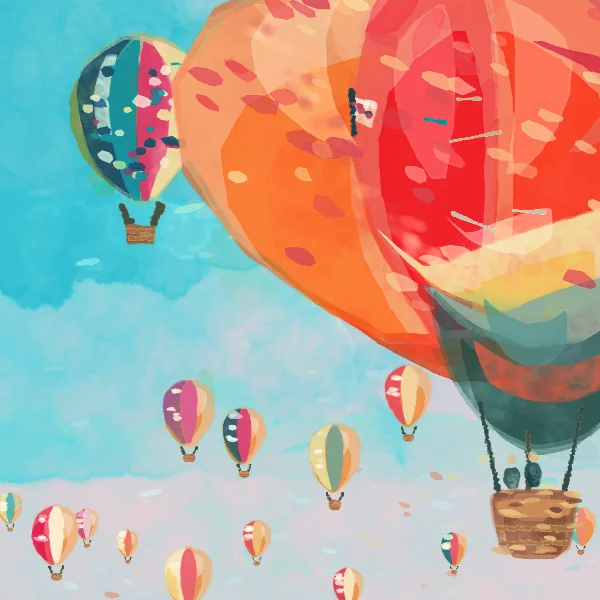
#> input picture draw/stills/balloons.webp, 600 x 600 px
$ python analyze_image.py ../../../draw/stills/balloons.webp --out out.png
#> lines starting #> are read from the running program, lines starting #| are printed output that depends on the picture
#!/usr/bin/env python3
"""Turn a user photo into drawing aids: the photo fitted into the square painting with a
coordinate grid, the photo's own colours for the brief (air, ground, life, accent, light;
compose.py lifts them into the painting's clean register), and rough layout facts.

It does NOT recognise objects. Look at grid.png yourself, then read positions
(0-1, x right, y down) straight off the grid labels when writing the plan.

  python3 analyze_image.py photo.jpg --out WORKDIR [--crop-x 0.5] [--crop-y 0.5]

Writes WORKDIR/grid.png, WORKDIR/colours.json, WORKDIR/layout.json.
"""
import argparse, colorsys, json, math
from pathlib import Path
from PIL import Image, ImageDraw, ImageFont


# [4 lines left out: function square_crop, not called in this run]


def font(size):
    for f in ['/System/Library/Fonts/PingFang.ttc', '/Library/Fonts/Arial Unicode.ttf', '/System/Library/Fonts/Helvetica.ttc']:
        try: return ImageFont.truetype(f, size)
        except OSError: pass
    return ImageFont.load_default()


def grid_image(sq, path):
    w0, h0 = sq.size; W, H = (800, round(800 * h0 / w0)) if w0 >= h0 else (round(800 * w0 / h0), 800)
    im = sq.convert('RGB').resize((W, H)); d = ImageDraw.Draw(im, 'RGBA'); f = font(15)
    for i in range(11):
        strong = i % 5 == 0; x = round(i * W / 10); y = round(i * H / 10)
        d.line([(x, 0), (x, H)], fill=(255, 255, 255, 200 if strong else 120), width=2 if strong else 1)
        d.line([(0, y), (W, y)], fill=(255, 255, 255, 200 if strong else 120), width=2 if strong else 1)
    for i in range(10):
        for j in range(10):
            d.text((round(i * W / 10) + 3, round(j * H / 10) + 2), f'{i/10:.1f},{j/10:.1f}', font=f, fill=(0, 0, 0, 255), stroke_width=2, stroke_fill=(255, 255, 255, 255))
    im.save(path)


def fit_square(im):
    """Default: the skill paints a square. Fit the WHOLE photo into it (nothing important is
    cropped) and fill the side margins with the photo's own colours, softly extended, the way
    the brief should extend the wall/sky/ground into that space. Grid coordinates are square."""
    from PIL import ImageFilter
    w, h = im.size; S = max(w, h)
    # margins = the backdrop continued: the colour of the photo's top band (wall/sky) fading into its
    # bottom band (floor/ground), never a stretched copy of the subjects
    def mean(box):
        reg = im.crop(box).resize((24, 24)); px = list(reg.get_flattened_data() if hasattr(reg, 'get_flattened_data') else reg.getdata())
        return tuple(sum(c[i] for c in px) // len(px) for i in range(3))
    top, bot = (mean((0, 0, w, max(1, h // 5))), mean((0, h - max(1, h // 10), w, h))) if h >= w else (mean((0, 0, max(1, w // 10), h)), mean((w - max(1, w // 10), 0, w, h)))
    bg = Image.new('RGB', (S, S))
    for i in range(S):
        k = max(0, min(1, (i / S - .7) / .25))
        col = tuple(round(top[j] * (1 - k) + bot[j] * k) for j in range(3))
        if h >= w: bg.paste(col, (0, i, S, i + 1))
        else: bg.paste(col, (i, 0, i + 1, S))
    bg = bg.filter(ImageFilter.GaussianBlur(S / 60))
    canvas = Image.new('RGB', (S, S)); canvas.paste(bg, (0, 0)); canvas.paste(im, ((S - w) // 2, (S - h) // 2))
    return canvas, ((S - w) / 2 / S, (S - h) / 2 / S, (S + w) / 2 / S, (S + h) / 2 / S), {'width': 600, 'height': 600}


# [11 lines left out: function fit_frame, not called in this run]


def hls(rgb): return colorsys.rgb_to_hls(*[c / 255 for c in rgb])
def hexc(h, l, s): return '#' + ''.join(f'{round(c * 255):02x}' for c in colorsys.hls_to_rgb(h % 1, max(0, min(1, l)), max(0, min(1, s))))


def clusters(px, k=10):
    """Median-cut via PIL quantize; returns [(share, rgb)] sorted by share."""
    q = Image.new('RGB', (len(px), 1)); q.putdata(px)
    pal = q.quantize(colors=k, method=Image.Quantize.MEDIANCUT)
    counts = sorted(pal.getcolors(), reverse=True); flat = pal.getpalette()
    return [(n / len(px), tuple(flat[i * 3:i * 3 + 3])) for n, i in counts]


def hue_dist(a, b): return min(abs(a - b), 1 - abs(a - b))


def photo_colours(sq):
    """The photo's own colours for the brief's `colours` (air, ground, life, accent, light).
    compose.py lifts them into the painting's register; nothing is swapped for a preset."""
    w, h = sq.size
    def region(box):
        im = sq.crop(box).convert('RGB').resize((48, 48)); px = list(im.get_flattened_data() if hasattr(im, 'get_flattened_data') else im.getdata())
        return clusters(px, 8)
    def dominant(cs, pick=None):
        cs = [c for c in cs if pick is None or pick(*hls(c[1]))] or cs
        share, rgb = max(cs, key=lambda c: c[0]); return '#%02x%02x%02x' % rgb
    top = [c for c in region((0, 0, w, h * 2 // 5)) if c[0] > .12]
    air = '#%02x%02x%02x' % max(top, key=lambda c: hls(c[1])[1] + c[0] * .3)[1] if top else dominant(region((0, 0, w, h * 2 // 5)))  # sky or wall: the large light area up top
    ground = dominant(region((0, h * 3 // 5, w, h)))
    small = sq.convert('RGB').resize((96, 96)); px = list(small.get_flattened_data() if hasattr(small, 'get_flattened_data') else small.getdata())
    cs = clusters(px, 16)
    life = dominant(cs, lambda hh, l, s: .17 < hh < .5 and s > .12 and .06 < l < .7)  # greens / blue-greens if any, else the main mid tone
    if life == dominant(cs): life = dominant(cs, lambda hh, l, s: .2 < l < .6)
    # accent: the most strongly coloured hue, even if small (a yellow coat, a red bloom)
    bins = [0] * 24
    for rgb in px:
        hh, l, s = hls(rgb)
        if s > .45 and .22 < l < .82: bins[int(hh * 24) % 24] += s * s
    i = max(range(24), key=lambda k: bins[k])
    acc = colorsys.hls_to_rgb((i + .5) / 24, .55, .75) if bins[i] > 3 else hls_to_rgb_tuple(hls(cs[0][1]))
    accent = '#%02x%02x%02x' % tuple(round(v * 255) for v in acc)
    return {'air': air, 'ground': ground, 'life': life, 'accent': accent, 'light': '#fff3d9'}


def hls_to_rgb_tuple(h): return colorsys.hls_to_rgb(h[0], .55, max(.5, h[2]))


def layout(sq):
    g = sq.convert('L').resize((60, 60)); a = list(g.get_flattened_data() if hasattr(g, 'get_flattened_data') else g.getdata())
    rows = [sum(a[r * 60:(r + 1) * 60]) / 60 for r in range(60)]
    jumps = [(abs(rows[r + 3] - rows[r]), r) for r in range(5, 54)]
    horizon = (max(jumps)[1] + 1.5) / 60
    best = max(((sum(a[(r + i) * 60 + c + j] for i in range(6) for j in range(6)), r, c) for r in range(0, 54, 3) for c in range(0, 54, 3)))
    bands = [round(sum(rows[i * 6:(i + 1) * 6]) / 6 / 255, 2) for i in range(10)]
    return {'horizon_guess': round(horizon, 2), 'brightest_area_center': [round((best[2] + 3) / 60, 2), round((best[1] + 3) / 60, 2)],
            'row_brightness_top_to_bottom': bands,
            'note': 'Guesses from brightness only. Confirm on grid.png; the horizon guess can land on any strong edge.'}


if __name__ == '__main__':
    p = argparse.ArgumentParser(description=__doc__, formatter_class=argparse.RawDescriptionHelpFormatter)
    p.add_argument('image'); p.add_argument('--out', required=True)
    p.add_argument('--keep-aspect', action='store_true', help='keep the photo shape (2:3..3:2) — ONLY when the user asks for portrait/landscape/original ratio')
    p.add_argument('--crop', action='store_true', help='square crop instead of fitting the whole photo (may cut subjects)')
    p.add_argument('--crop-x', type=float, default=.5, help='with --crop: crop centre 0-1 for wide photos')
    p.add_argument('--crop-y', type=float, default=.5, help='crop centre 0-1 for tall photos')
    a = p.parse_args()
    out = Path(a.out); out.mkdir(parents=True, exist_ok=True)
    im = Image.open(a.image)
#> im is the input picture: PIL image 600x600 RGB; mean R, G, B 183.4, 165.4, 154.5
    if a.keep_aspect: sq, box, canvas = fit_frame(im.convert('RGB'))   # only when the user asks for portrait/landscape/original ratio
    elif a.crop: sq, box = square_crop(im.convert('RGB'), a.crop_x, a.crop_y); canvas = {'width': 600, 'height': 600}
    else: sq, box, canvas = fit_square(im.convert('RGB'))
#> in mean, `reg = im.crop(box).resize((24, 24))`:
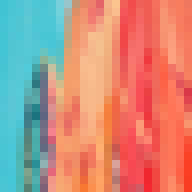
#> reg: PIL image 24x24 RGB (shown 8 times larger); mean R, G, B 196.7, 141.2, 125.2
#> in mean, `px = list(reg.get_flattened_data() if hasattr(reg, 'get_flattened_data`: px = 576 items, first 6: (67, 194, 211), (74, 197, 211), (80, 198, 213), (89, 200, 213), (79, 198, 211), (75, 197, 211)
#> call 2 of mean, with box = (0, 540, 600, 600)
#> in mean (call 2), `reg = im.crop(box).resize((24, 24))`:
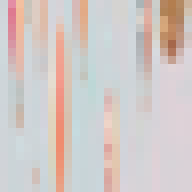
#> reg: PIL image 24x24 RGB (shown 8 times larger); mean R, G, B 210.3, 201.3, 199
#> in mean (call 2), `px = list(reg.get_flattened_data() if hasattr(reg, 'get_flattened_data`: px = 576 items, first 6: (207, 212, 216), (228, 141, 165), (243, 192, 160), (200, 196, 186), (222, 204, 195), (224, 188, 172)
#> in fit_square, `top, bot = (mean((0, 0, w, max(1, h // 5))), mean((0, h - max(1, h // ..`: top = (196, 141, 125); bot = (210, 201, 199)
#> after the loop in fit_square, `for i in range(S):`:
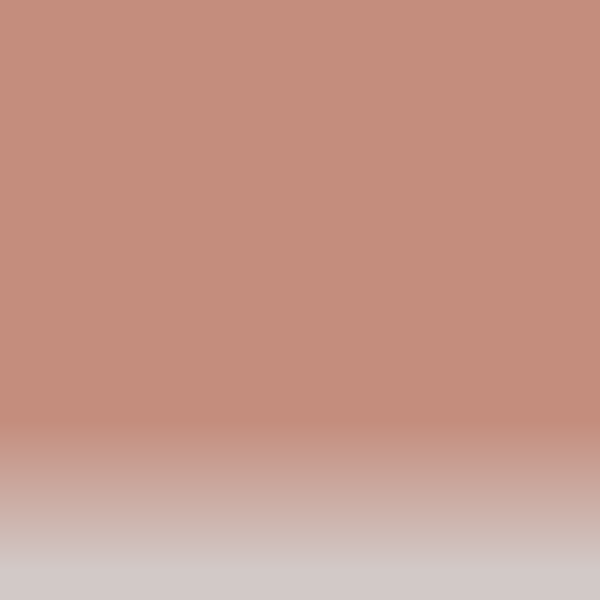
#> bg: PIL image 600x600 RGB; mean R, G, B 198.4, 151.4, 137.9
#> box = (0, 0, 1, 1); canvas = {'width': 600, 'height': 600}
    grid_image(sq, out / 'grid.png')
    colours = photo_colours(im.convert('RGB'))  # from the photo itself, not the padded square
#> in region, `im = sq.crop(box).convert('RGB').resize((48, 48))`:
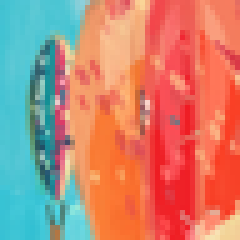
#> im: PIL image 48x48 RGB (shown 5 times larger); mean R, G, B 194.9, 133.7, 116.4
#> in region, `px = list(im.get_flattened_data() if hasattr(im, 'get_flattened_data')`: px = 2304 items, first 6: (68, 193, 210), (68, 195, 211), (72, 196, 211), (77, 197, 211), (79, 198, 213), (79, 198, 212)
#> in clusters, `counts = sorted(pal.getcolors(), reverse=True)`: counts = [(460, 2), (406, 1), (403, 4), (332, 6), (233, 0), (227, 5), (169, 3), (74, 7)]
#> in clusters, `flat = pal.getpalette()`: flat = [240, 178, 131, 242, 143, 102, 83, 200, 213, 71, 177, 183, 249, 119, 71, 248, 81, 65, 240, 71, 65, 188, 92, 93]
#> in photo_colours, `top = [c for c in region((0, 0, w, h * 2 // 5)) if c[0] > .12]`: top = [(0.2, (83, 200, 213)), (0.176, (242, 143, 102)), (0.175, (249, 119, 71)), (0.144, (240, 71, 65))]
#> in photo_colours, `air = '#%02x%02x%02x' % max(top, key=lambda c: hls(c[1])[1] + c[0] * ...`: air = '#f28f66'
#> call 2 of region, with box = (0, 360, 600, 600)
#> in region (call 2), `im = sq.crop(box).convert('RGB').resize((48, 48))`:
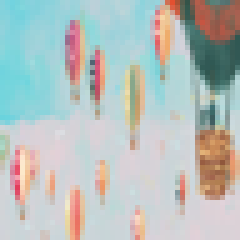
#> im: PIL image 48x48 RGB (shown 5 times larger); mean R, G, B 182.3, 191.5, 189.2
#> in region (call 2), `px = list(im.get_flattened_data() if hasattr(im, 'get_flattened_data')`: px = 2304 items, first 6: (132, 209, 220), (122, 211, 222), (114, 211, 223), (117, 211, 220), (127, 211, 218), (133, 210, 220)
#> in dominant, `cs = [c for c in cs if pick is None or pick(*hls(c[1]))] or cs`: cs = [(0.2, (203, 213, 216)), (0.178, (214, 212, 213)), (0.15, (140, 212, 219)), (0.133, (179, 213, 216)), (0.103, (186, 151, 132)), (0.099, (127, 99, 91)), (0.0781, (222, 202, 191)), (0.059, (179, 199, 195))]
#> in dominant, `share, rgb = max(cs, key=lambda c: c[0])`: share = 0.2; rgb = (203, 213, 216)
#> in photo_colours, `ground = dominant(region((0, h * 3 // 5, w, h)))`: ground = '#cbd5d8'
#> in photo_colours, `small = sq.convert('RGB').resize((96, 96))`:
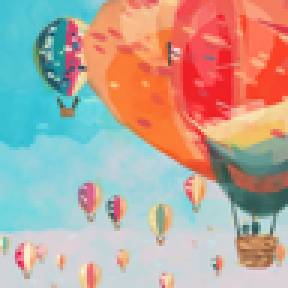
#> small: PIL image 96x96 RGB (shown 3 times larger); mean R, G, B 183.4, 165.4, 154.5
#> in photo_colours, `px = list(small.get_flattened_data() if hasattr(small, 'get_flattened_`: px = 9216 items, first 6: (68, 194, 210), (65, 192, 208), (67, 194, 211), (69, 196, 212), (71, 196, 211), (74, 197, 210)
#> in photo_colours, `cs = clusters(px, 16)`: cs = 16 items
#> in photo_colours, `life = dominant(cs, lambda hh, l, s: .17 < hh < .5 and s > .12 and .06..`: life = '#679e96'
#> in photo_colours, `bins = [0] * 24`: bins = [0, 0, 0, 0, 0, 0, 0, 0, 0, 0, 0, 0, 0, 0, 0, 0, 0, 0, 0, 0, 0, 0, 0, 0]
#> the loop in photo_colours, `for rgb in px:` made 9216 passes
#> (rgb, hh, l, s) on passes 1 to 3: ((68, 194, 210), 0.519, 0.545, 0.612), ((65, 192, 208), 0.519, 0.535, 0.603), ((67, 194, 211), 0.52, 0.545, 0.621)
#> after the loop in photo_colours, `for rgb in px:`: bins = [900.3, 1039.2, 189.1, 11.25, 0.205, 0, 0, 0, 0, 0, 0.25, 12.68, 686.3, 3.22, 0, 0, 0, 0, 0, 0, 0, 0, 25.85, 383.8]
#> in photo_colours, `i = max(range(24), key=lambda k: bins[k])`: i = 1
#> in photo_colours, `acc = colorsys.hls_to_rgb((i + .5) / 24, .55, .75) if bins[i] > 3 else..`: acc = (0.887, 0.466, 0.213)
#> in photo_colours, `accent = '#%02x%02x%02x' % tuple(round(v * 255) for v in acc)`: accent = '#e27736'
#> colours = {'air': '#f28f66', 'ground': '#cbd5d8', 'life': '#679e96', 'accent': '#e27736', 'light': '#fff3d9'}
    (out / 'colours.json').write_text(json.dumps(colours, ensure_ascii=False, indent=1))
    lay = layout(sq); lay['source_size'] = list(im.size); lay['photo_box_in_canvas' if not (a.keep_aspect or a.crop) else 'crop_box_in_source'] = [round(v, 3) for v in box]; lay['canvas'] = canvas
#> in layout, `g = sq.convert('L').resize((60, 60))`:
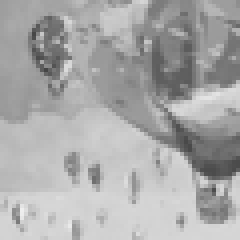
#> g: PIL image 60x60 L (shown 4 times larger); min 69, max 238, mean 169.5
#> in layout, `a = list(g.get_flattened_data() if hasattr(g, 'get_flattened_data') el`: a = 3600 values, max 238 at index 3125, min 69 at index 1031, mean 169.5
#> in layout, `rows = [sum(a[r * 60:(r + 1) * 60]) / 60 for r in range(60)]`: rows = 60 values, max 208.2 at index 58, min 135.9 at index 14, mean 169.5
#> in layout, `jumps = [(abs(rows[r + 3] - rows[r]), r) for r in range(5, 54)]`: jumps = 49 pairs, first value 0.117 to 23.15, second value 5 to 53
#> in layout, `horizon = (max(jumps)[1] + 1.5) / 60`: horizon = 0.725
#> in layout, `best = max(((sum(a[(r + i) * 60 + c + j] for i in range(6) for j in ra..`: best = (7628, 48, 12)
#> in layout, `bands = [round(sum(rows[i * 6:(i + 1) * 6]) / 6 / 255, 2) for i in ran..`: bands = [0.64, 0.59, 0.55, 0.58, 0.67, 0.66, 0.67, 0.72, 0.78, 0.8]
#> after `lay = layout(sq)`: lay = 4 items
    (out / 'layout.json').write_text(json.dumps(lay, ensure_ascii=False, indent=1))
    print(json.dumps({'grid': str(out / 'grid.png'), 'colours': colours, 'layout': lay,
                      'next': 'Look at grid.png. Copy "colours" into the brief (change one only if the request asks); every thing you see gets a name and a form; positions come from the grid labels.'}, ensure_ascii=False, indent=1))
#> (printed output is left out)

$ run again, on draw/stills/bookshop-cat.webp
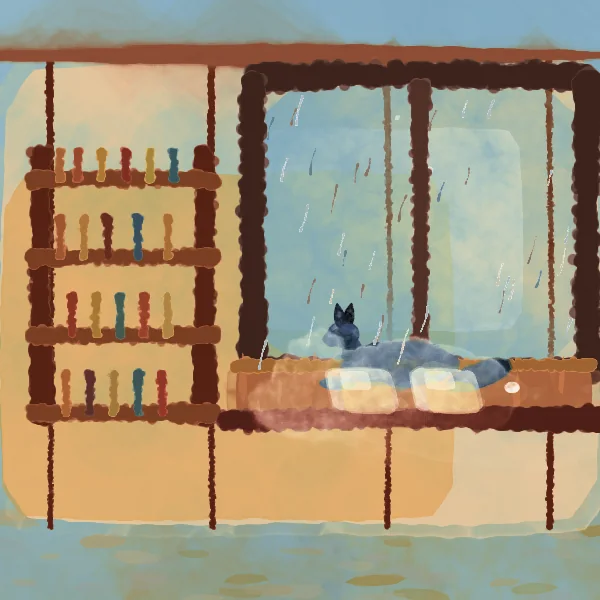
#> input picture draw/stills/bookshop-cat.webp, 600 x 600 px
#> im is the input picture: PIL image 600x600 RGB; mean R, G, B 161.7, 147.9, 122.6
#> in mean, `px = list(reg.get_flattened_data() if hasattr(reg, 'get_flattened_data`: px = 576 items, first 6: (144, 180, 197), (143, 177, 192), (144, 171, 176), (144, 169, 172), (143, 169, 172), (141, 172, 182)
#> in fit_square, `top, bot = (mean((0, 0, w, max(1, h // 5))), mean((0, h - max(1, h // ..`: top = (140, 136, 128); bot = (144, 161, 144)
#> after the loop in fit_square, `for i in range(S):`:
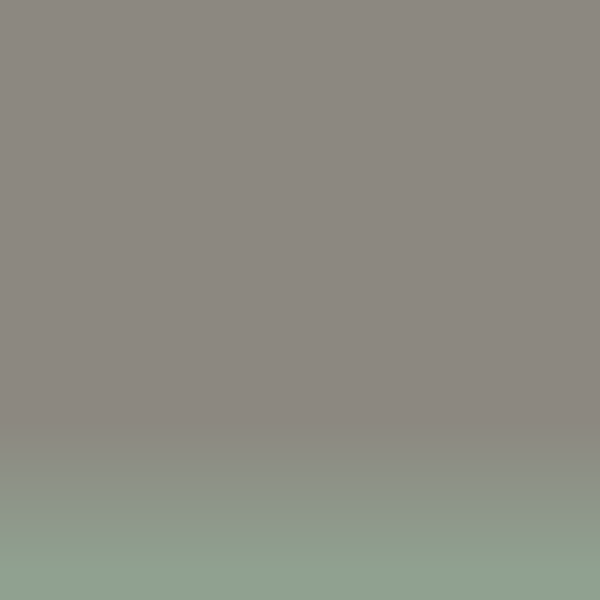
#> bg: PIL image 600x600 RGB; mean R, G, B 140.7, 140.4, 130.8
#> box = (0, 0, 1, 1); canvas = {'width': 600, 'height': 600}
#> in region, `px = list(im.get_flattened_data() if hasattr(im, 'get_flattened_data')`: px = 2304 items, first 6: (144, 180, 197), (144, 180, 197), (144, 179, 196), (143, 176, 187), (143, 172, 178), (144, 171, 174)
#> counts = [(353, 0), (336, 3), (310, 4), (297, 7), (282, 2), (268, 6), (259, 5), (199, 1)]
#> flat = [196, 198, 173, 194, 183, 145, 150, 180, 179, 138, 171, 185, 152, 162, 150, 154, 136, 112, 130, 79, 56, 68, 38, 29]
#> in photo_colours, `top = [c for c in region((0, 0, w, h * 2 // 5)) if c[0] > .12]`: top = [(0.153, (196, 198, 173)), (0.146, (138, 171, 185)), (0.135, (152, 162, 150)), (0.129, (68, 38, 29)), (0.122, (150, 180, 179))]
#> air = '#c4c6ad'
#> in dominant, `cs = [c for c in cs if pick is None or pick(*hls(c[1]))] or cs`: cs = [(0.218, (220, 173, 110)), (0.16, (177, 132, 94)), (0.158, (142, 159, 143)), (0.139, (148, 168, 157)), (0.125, (218, 195, 155)), (0.092, (129, 73, 48)), (0.056, (168, 156, 123)), (0.0521, (218, 176, 116))]
#> in dominant, `share, rgb = max(cs, key=lambda c: c[0])`: share = 0.218; rgb = (220, 173, 110)
#> ground = '#dcad6e'
#> in photo_colours, `px = list(small.get_flattened_data() if hasattr(small, 'get_flattened_`: px = 9216 items, first 6: (144, 180, 197), (144, 180, 197), (144, 180, 197), (144, 180, 197), (144, 180, 197), (143, 178, 195)
#> in photo_colours, `cs = clusters(px, 16)`: cs = 16 items
#> life = '#9cb8b0'
#> in photo_colours, `bins = [0] * 24`: bins = [0, 0, 0, 0, 0, 0, 0, 0, 0, 0, 0, 0, 0, 0, 0, 0, 0, 0, 0, 0, 0, 0, 0, 0]
#> the loop in photo_colours, `for rgb in px:` made 9216 passes
#> (rgb, hh, l, s) on passes 1 to 3: ((144, 180, 197), 0.553, 0.669, 0.314), ((144, 180, 197), 0.553, 0.669, 0.314), ((144, 180, 197), 0.553, 0.669, 0.314)
#> after the loop in photo_colours, `for rgb in px:`: bins = [27.85, 175.6, 698.7, 0.49, 0, 0, 0, 0, 0, 0, 0, 0, 0, 0, 0, 0, 0, 0, 0, 0, 0, 0, 0, 0]
#> i = 2
#> acc = (0.887, 0.634, 0.213)
#> accent = '#e2a236'
#> colours = {'air': '#c4c6ad', 'ground': '#dcad6e', 'life': '#9cb8b0', 'accent': '#e2a236', 'light': '#fff3d9'}
#> in layout, `g = sq.convert('L').resize((60, 60))`:
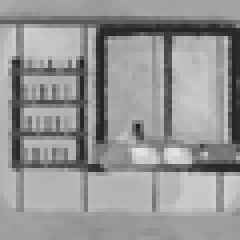
#> g: PIL image 60x60 L (shown 4 times larger); min 30, max 228, mean 149.1
#> a = 3600 values, max 228 at index 2254, min 30 at index 1894, mean 149.1
#> rows = 60 values, max 181.8 at index 44, min 90.02 at index 41, mean 149.1
#> jumps = 49 pairs, first value 0.433 to 91.82, second value 5 to 53
#> horizon = 0.708
#> best = (7226, 45, 48)
#> bands = [0.56, 0.51, 0.6, 0.58, 0.57, 0.54, 0.53, 0.66, 0.69, 0.61]
#> lay = 4 items
#> (printed output is left out)
